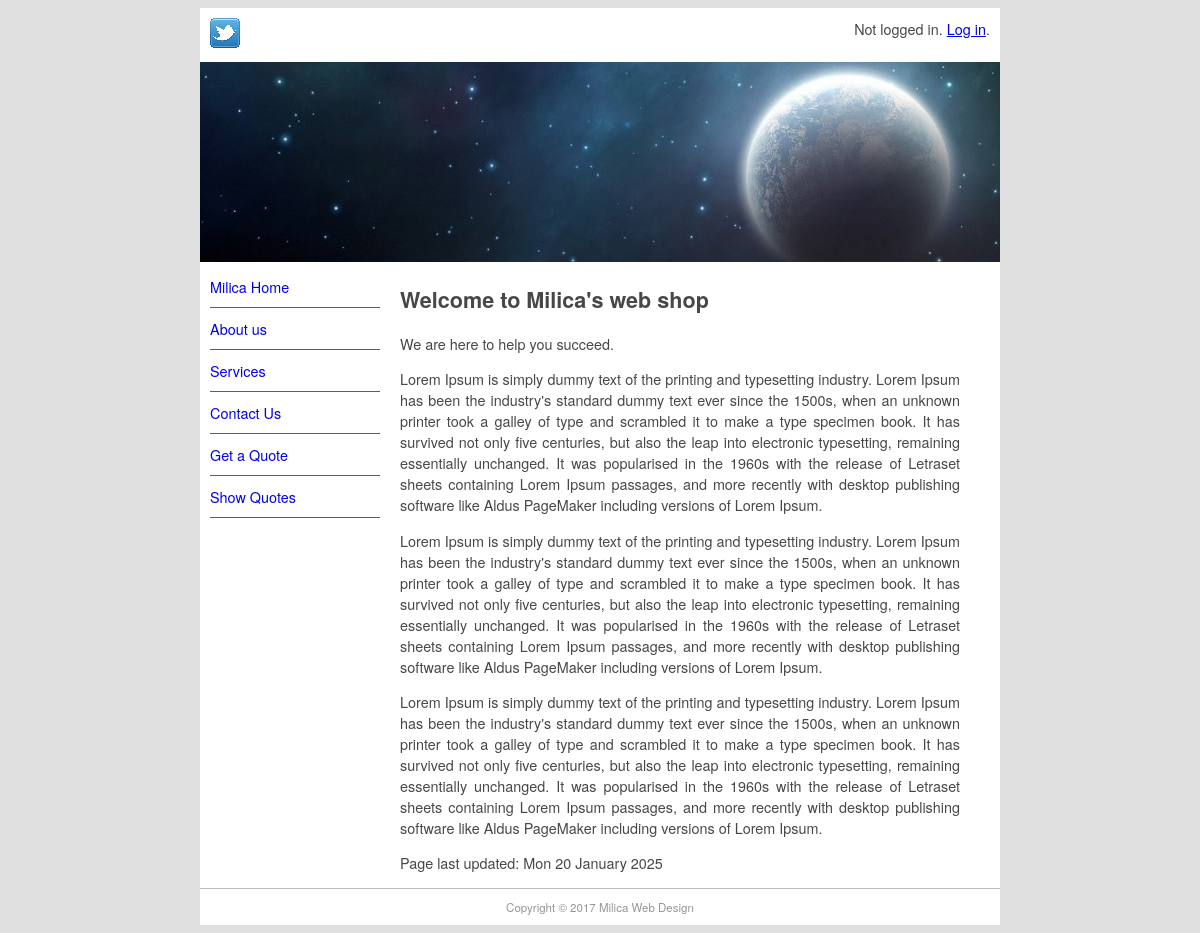
The page / on the database its author committed.
### pages/models.py (models this page shows)
class Page(models.Model):
   title = models.CharField(max_length=60)  #<title> elementi u templateu
   permalink = models.CharField(max_length=12, unique=True)  #permanent link ka odredjenoj stranici, unique je jer se tako kreira link ka stranici
   update_date = models.DateTimeField('Last Updated')  #kad je strana bila modifikovana
   bodytext = models.TextField('Page Content', blank=True)  #<body> elemeni u tepmplateu

### pages/views.py (the view)
# urls.py: path('', views.index, {'pagename': ''}, name='index'),
def index(request, pagename):
    pagename= '/'+pagename
    pg = get_object_or_404(Page, permalink=pagename)
    context={
        'title': pg.title,
        'content': pg.bodytext,
        'last_updated': pg.update_date,
        'page_list': Page.objects.all(),
    }
    return render(request, 'pages/page.html', context)

### pages/templates/pages/page.html (shortened to what this page needs)
{% extends "base.html" %}
{% block sidenav %}
  {% for page in page_list %}
    <li><a href="{{ page.permalink }}">{{ page.title }}</a></li>
  {% endfor %}
{% endblock sidenav %}
{% block content %}
{% autoescape off %}
  {{content}}
{% endautoescape %}
<p> Page last updated: {{ last_updated|date:'D d F Y' }} </p>
{% endblock content %}

### django_projekat/static/main.css (style rules this page uses)
body { background-color: #E0E0E0; font-family: Gotham, "Helvetica Neue", Helvetica, Arial, sans-serif; font-size: 0.9em; text-align: justify; color: #474747; }
#nav li { padding-top: 10px; padding-bottom: 10px; font-size: 1em; list-style-type: none; border-bottom: thin solid #5F5F5F; color: #4C4C4C;left: 0px; list-style-position: inside; margin-left: 10px; }
#nav li a { text-decoration: none; }

### rows shown on the page
Page: title "Milica Home", bodytext "Welcome to Milica's web shop We are here to help you succeed. Lorem Ipsum is simply dummy text of the printing and typesetting industry. Lorem Ipsum has been the industry's standard dummy text ever since the 1500s, when an unknown printer took a galley of type and scrambled it to make a type specimen book. It has survived not only five centuries, but also the leap into electronic typesetting, remaining essentially unchanged. It was popularised in the 1960s with the release of Letraset sheets containing Lorem Ipsum passages, and more recently with desktop publishing software like Aldus PageMaker including versions of Lorem Ipsum. Lorem Ipsum is simply dummy text of the printing and…", update_date "Mon 20 January 2025"
Page: title "About us"
Page: title "Services"
